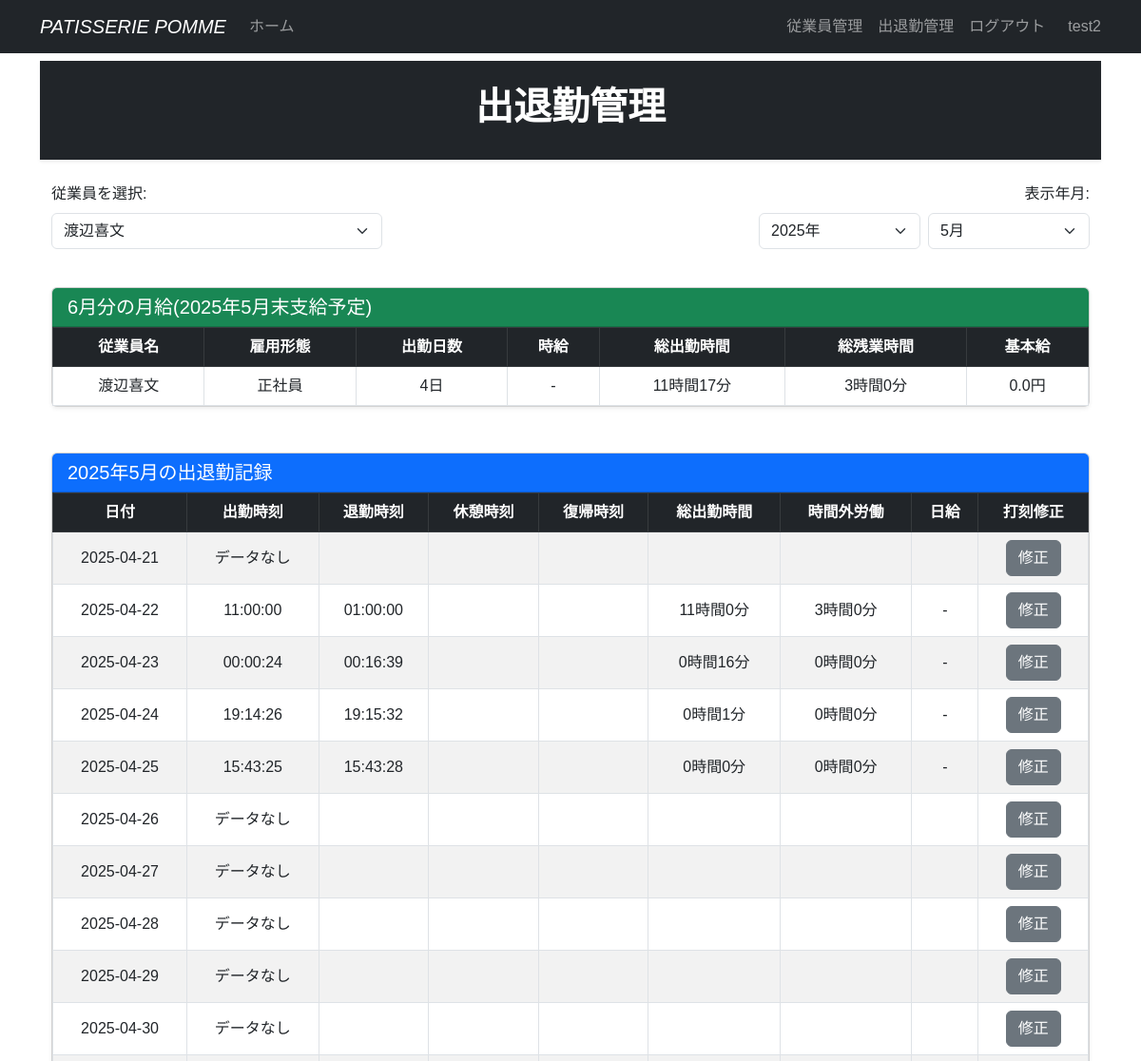
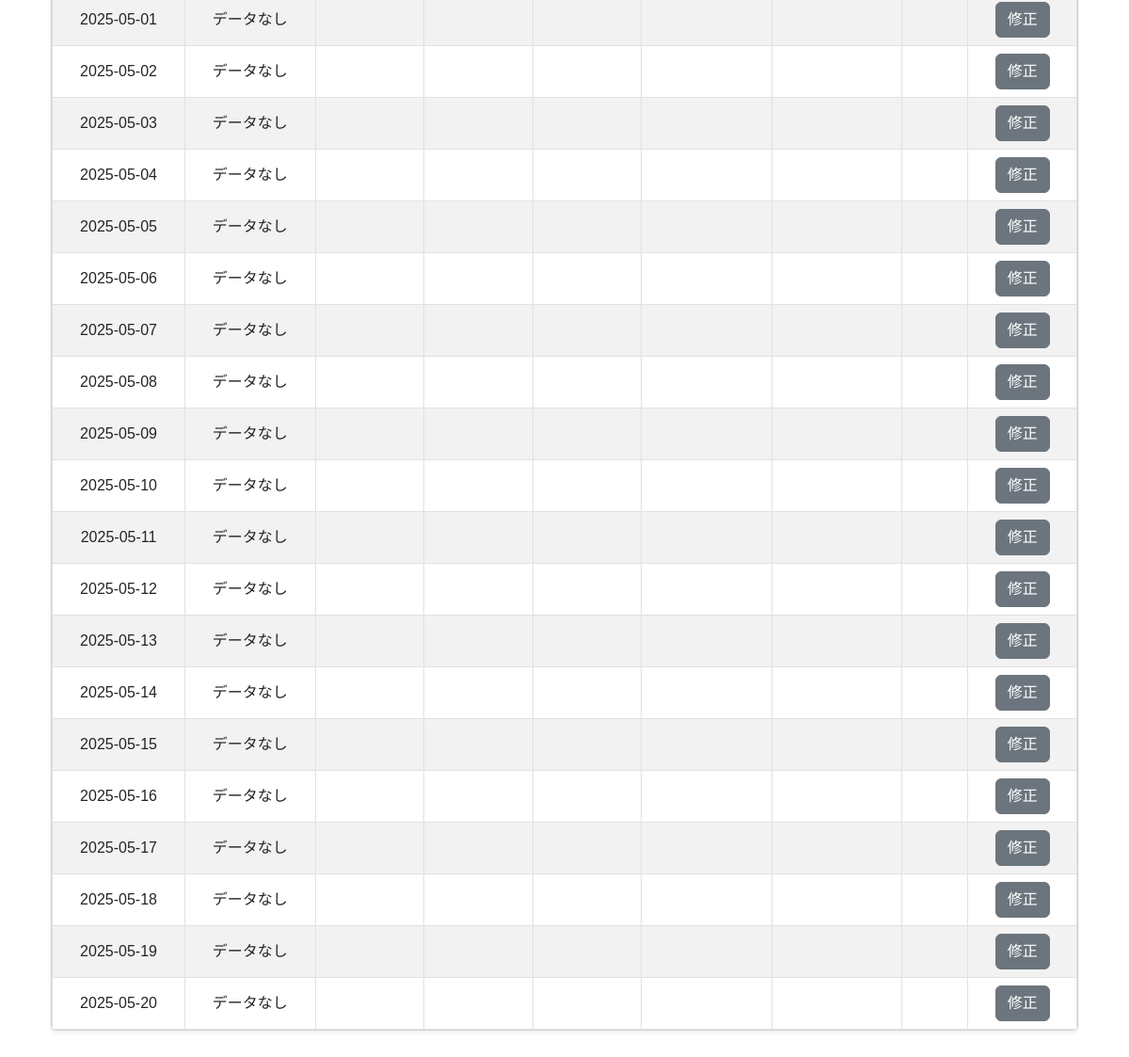
The page /work_timepage (signed in) on the database its author committed (2 pictures, top to bottom).
### time_project/models.py (models this page shows, shortened)
class User(db.Model, UserMixin):
    __tablename__ = 'users'
    id = db.Column(db.Integer, primary_key=True)
    username = db.Column(db.String(64))
    users_id = db.Column(db.String(64),unique=True, nullable=False)
    employment_type = db.Column(db.String(10), nullable=False,default='parttime')
    hourly_wage = db.Column(db.Integer,nullable=True)
    fixed_wage = db.Column(db.Integer,nullable=True)
    password_hash = db.Column(db.String(128))
    administrator = db.Column(db.String(1))
    Timepage_records = db.relationship('Timepage',backref ='user',lazy='dynamic',cascade='all, delete-orphan')
    @property
    def password(self):
        raise ArithmeticError('password is not a readable attribute')
    @property
    def employment_display(self):
        if self.employment_type == "fulltime":
            return "正社員"
        elif self.employment_type == "parttime":
            return "アルバイト・パート"
        else:
            return "未設定"

class Timepage(db.Model):
    __tablename__ = 'timepages'
    id = db.Column(db.Integer, primary_key=True)
    user_id = db.Column(db.Integer, db.ForeignKey('users.id'), nullable=False)
    date = db.Column(db.Date,nullable=False)
    check_in= db.Column(db.Time,nullable=True)
    check_out = db.Column(db.Time,nullable=True)
    rest_in = db.Column(db.Time,nullable=True)
    rest_out = db.Column(db.Time,nullable=True)
    correct = db.Column(db.Boolean, default=False)
    status = db.Column(db.String(20), default="none")

### time_project/main/views.py (the view)
@main.route('/work_timepage')
@login_required
def work_timepage():
    def get_salary_period(year, month):
        if month == 1:
            start = date(year - 1, 12, 21)
            end = date(year, 1, 20)
        else:
            start = date(year, month - 1, 21)
            end = date(year, month, 20)
        return start, end
    users = User.query.all()
    today = datetime.today().date()
    if today.day >= 21:
        if today.month == 12:
            default_year = today.year + 1
            default_month = 1
        else:
            default_year = today.year
            default_month = today.month + 1
    else:
        default_year = today.year
        default_month = today.month
    select_user_id = request.args.get('user_id', type=int, default=1)
    select_user = User.query.get_or_404(select_user_id)
    select_username = request.args.get('username')
    select_year = request.args.get('year', default_year, type=int)
    select_month = request.args.get('month', default_month, type=int)
    if select_month == 12:
        next_month = 1
    else:
        next_month = select_month + 1
    period_start, period_end = get_salary_period(select_year, select_month)
    days_in_period = (period_end - period_start).days + 1
    daily_records = {}
    summary = {
        'working_days': 0,
        'total_minutes': 0,
        'overtime_minutes': 0,
        'dayly_salary': 0,
        'basic_salary': 0,
        'employment_type': select_user.employment_type,
        'hourly_wage': select_user.hourly_wage,
        'fixed_wage': select_user.fixed_wage,
    }
    records_raw = Timepage.query.filter(
        Timepage.user_id == select_user_id,
        Timepage.date >= period_start,
        Timepage.date <= period_end
    ).all()
    for r in records_raw:
        check_in = r.check_in
        check_out = r.check_out
        rest_in = r.rest_in
        rest_out = r.rest_out
        regular_minutes = 0
        overtime_minutes = 0
        if check_in and check_out:
            in_minutes = check_in.hour * 60 + check_in.minute
            out_minutes = check_out.hour * 60 + check_out.minute
            if out_minutes < in_minutes:
                out_minutes += 24 * 60
            work_minutes = out_minutes - in_minutes
            rest_minutes = 0
            if rest_in and rest_out:
                rest_in_minutes = rest_in.hour * 60 + rest_in.minute
                rest_out_minutes = rest_out.hour * 60 + rest_out.minute
                if rest_out_minutes < rest_in_minutes:
                    rest_out_minutes += 24 * 60
                rest_minutes = rest_out_minutes - rest_in_minutes
            net_minutes = work_minutes - rest_minutes
            normal_limit_minutes = 22 * 60
            if out_minutes < normal_limit_minutes:
                regular_minutes = net_minutes
                overtime_minutes = 0
            else:
                regular_minutes = max(normal_limit_minutes - in_minutes - rest_minutes, 0)
                overtime_minutes = max(out_minutes - normal_limit_minutes, 0)
            total_work_minutes = regular_minutes + (overtime_minutes *1.5)
            if summary['employment_type'] == "parttime":
                adjusted_minutes = (total_work_minutes // 15) * 15
                daily_salary = (adjusted_minutes / 60) * summary['hourly_wage']
                summary['basic_salary'] += daily_salary
            elif summary['employment_type'] == "fulltime":
                daily_salary = 0
            daily_records[r.date] = {
                'record': r,
                'regular_minutes': regular_minutes,
                'overtime_minutes': overtime_minutes,
                'daily_salary': daily_salary
            }
            summary['working_days'] += 1
            summary['total_minutes'] += regular_minutes
            summary['overtime_minutes'] += overtime_minutes
    return render_template('work_timepage.html',
                           users = users,
                           select_username = select_username,
                           select_user = select_user,
                           select_year = select_year,
                           select_month = select_month,
                           next_month = next_month,
                           period_start=period_start,
                           period_end=period_end,
                           days_in_period = days_in_period,
                           current_year = today.year,
                           daily_records = daily_records,
                           summary = summary,
                           timedelta=timedelta)

### time_project/__init__.py (called while the page is built)
@event.listens_for(Engine,"connect")
def set_sqlite_pragma(dbapi_connection, connection_record):
    cursor = dbapi_connection.cursor()
    cursor.execute("PRAGMA foreign_keys=ON")
    cursor.close()

### time_project/models.py (called while the page is built)
@login_manager.user_loader
def load_user(user_id):
    return User.query.get(user_id)

### time_project/templates/work_timepage.html (shortened to what this page needs)
{% extends "base.html" %}
{% block content %}
  <header class="bg-dark py-4 mb-4 shadow-sm text-white">
    <div class="container text-center">
        <h1 class="fw-bold">出退勤管理</h1>
    </div>
</header>
  <div class="container mb-4">
    <div class="row justify-content-between">
      <div class="col-md-4 mb-3">
        <label class="form-label">従業員を選択:</label>
        <select id = "user-select" name ="user_id " class="form-select" onchange="this.form.submit()">
          {% for user in users%}
          <option value="{{user.id}}"{% if user.id == select_user.id %}selected{% endif %}>{{ user.username }}</option>
          {% endfor %}
        </select>
      </div>
      <div class="col-md-4 mb-3 text-end">
        <label class="form-label">表示年月:</label>
        <div class="d-flex justify-content-end">
          <select id="year-select" class="form-select me-2 w-50">
            {% for y in range(current_year - 1, current_year + 6) %}
              <option value="{{ y }}" {% if y == select_year %}selected{% endif %}>{{ y }}年</option>
            {% endfor %}
          </select>
          <select  id="month-select" class="form-select w-50">
            {% for m in range(1, 13) %}
              <option value="{{ m }}" {% if m == select_month %}selected{% endif %}>{{ m }}月</option>
            {% endfor %}
          </select>
        </div>
      </div>
    </div>
  </div>
  <div class="container mb-5">
    <div class="card shadow-sm">
      <div class="card-header bg-success text-white">
        <h5 class="mb-0">{{ next_month  }}月分の月給({{ select_year}}年{{ select_month }}月末支給予定)</h5>
      </div>
      <div class="table-responsive">
        <table class="table table-bordered text-center align-middle mb-0">
          <thead class="table-dark">
            <tr>
              <th>従業員名</th>
              <th>雇用形態</th>
              <th>出勤日数</th>
              <th>時給</th>
              <th>総出勤時間</th>
              <th>総残業時間</th>
              <th>基本給</th>
            </tr>
          </thead>
          <tbody>
             <tr>
                <td>{{ select_user.username }}</td>
                <td>{{ select_user.employment_display}}</td>
                <td>{{ summary.working_days }}日</td>
                <td>
                  {% if select_user.employment_type == "parttime" %}
                    {{ summary.hourly_wage }}円
                  {% else %}
                    -
                  {% endif %}
                </td>
                <td>{{ summary.total_minutes // 60 }}時間{{ summary.total_minutes % 60 }}分</td>
                <td>{{ summary.overtime_minutes // 60 }}時間{{ summary.overtime_minutes % 60 }}分</td>
                <td>{{ "{:,}".format(summary.basic_salary | round(0, 'floor')) }}円</td>
             </tr>
          </tbody>
        </table>
      </div>
    </div>
  </div>
  <div class="container mb-5">
    <div class="card shadow-sm">
      <div class="card-header bg-primary text-white">
        <h5 class="mb-0">{{ select_year }}年{{ select_month }}月の出退勤記録</h5>
      </div>
      <div class="table-responsive">
        <table class="table table-striped table-bordered text-center align-middle mb-0">
          <thead class="table-dark">
            <tr>
              <th>日付</th>
              <th>出勤時刻</th>
              <th>退勤時刻</th>
              <th>休憩時刻</th>
              <th>復帰時刻</th>
              <th>総出勤時間</th>
              <th>時間外労働</th>
              <th>日給</th>
              <th>打刻修正</th>
            </tr>
          </thead>
          <tbody>
            {% for i in range(days_in_period) %}
            {% set current_date = period_start + timedelta(days=i) %}
            {% set data = daily_records.get(current_date) %}
              <tr>
                <td>{{ current_date.strftime('%Y-%m-%d') }}</td>
                {% if data %}
                  <td>{{ data.record.check_in or '' }}</td>
                  <td>{{ data.record.check_out or '' }}</td>
                  <td>{{ data.record.rest_in or '' }}</td>
                  <td>{{ data.record.rest_out or '' }}</td>
                  <td>{{ data.regular_minutes // 60 }}時間{{ data.regular_minutes % 60 }}分</td>
                  <td>{{ data.overtime_minutes // 60 }}時間{{ data.overtime_minutes % 60 }}分</td>
                  <td>{% if select_user.employment_type == 'parttime' %}
                           {{ "{:,}".format(data.daily_salary|round(0, 'floor')) }}円
                       {% else %}
                            -
                       {% endif %}</td>
                {% else %}
                <td>データなし</td>
                <td></td><td></td><td></td><td></td><td></td><td></td>
                {% endif %}
                <td>
                  <a href="{{ url_for('main.time_correct',  user_id=select_user.id, year=current_date.year, month=current_date.month, day=current_date.day) }}" class="btn btn-secondary">修正</a>
                </td>
              </tr>
            {% endfor %}
          </tbody>
        </table>
      </div>
    </div>
  </div>
{% endblock %}

### time_project/templates/base.html (shortened to what this page needs)
<!DOCTYPE html>
<html lang="ja">
<head>
    <link href="https://cdn.jsdelivr.net/npm/bootstrap@5.3.0/dist/css/bootstrap.min.css" rel="stylesheet">
</head>
<body>
    <nav class="navbar navbar-expand-lg navbar-dark bg-dark fixed-top">
        <div class="container">
            <a class="navbar-brand fst-italic" href="{{url_for('main.index')}}">PATISSERIE POMME</a>
            <div class="collapse navbar-collapse" id="navbarNav">
                <ul class="navbar-nav me-auto">
                    <li class="nav-item">
                        <a class="nav-link" href="{{url_for('main.index')}}">ホーム</a>
                    </li>
                </ul>
                <ul class="navbar-nav">
                    {% if current_user.is_authenticated%}
                        <li class="nav-item">
                            <a class="nav-link" href="{{url_for('main.user_maintenance')}}">従業員管理</a>
                        </li>
                        <li class="nav-item">
                            <a class="nav-link" href="{{url_for('main.work_timepage')}}">出退勤管理</a>
                        </li>
                        <li class="nav-item">
                            <a class="nav-link" href="{{url_for('main.logout')}}">ログアウト</a>
                        </li>
                        <span class="navbar-text ms-3">
                            {{ current_user.username | truncate(10)}}
                        </span>
                    {% else %}
                        <li class="nav-item">
                            <a class="nav-link" href="{{url_for('main.login')}}">ログイン</a>
                        </li>
                    {% endif%}
                </ul>
            </div>
        </div>
    </nav>
         {% from "_formhelpers.html" import render_field %}
        <div class="container" style="padding-top: 4rem; padding-bottom: 4rem;">
          {% block content %}
          {% endblock %}
    </div>
</body>
</html>

### time_project/templates/base.html (style rules this page uses)
body { font-family: 'Noto Sans JP', sans-serif; }

### rows shown on the page
User: username "test2"
User: username "渡辺喜文", employment_display "正社員"
Timepage: record "11:00:00", record "01:00:00"
Timepage: record "00:00:24", record "00:16:39"
Timepage: strftime "2025-04-24", record "19:14:26", record "19:15:32", correct "0", data.regular_minutes%60 "1", data.overtime_minutes%60 "0"
Timepage: strftime "2025-04-25", record "15:43:25", record "15:43:28", correct "0", data.regular_minutes%60 "0", data.overtime_minutes%60 "0"

### other values the page prints
{{ select_year }} "2025"
{{ select_month }} "5"
{{ summary.working_days }} "4"
{{ summary.total_minutes // 60 }} "11"
{{ summary.total_minutes % 60 }} "17"
{{ summary.overtime_minutes // 60 }} "3"
{{ summary.overtime_minutes % 60 }} "0"
{{ "{:,}".format(summary.basic_salary | round(0, 'floor')) }} "0.0"
{{ current_date.strftime('%Y-%m-%d') }} "2025-04-21" "2025-04-22" "2025-04-23" "2025-04-26" "2025-04-27" "2025-04-28" "2025-04-29" "2025-04-30" "2025-05-01" "2025-05-02" "2025-05-03" "2025-05-04" "2025-05-05" "2025-05-06" "2025-05-07" "2025-05-08" "2025-05-09" "2025-05-10" "2025-05-11" "2025-05-12" "2025-05-13" "2025-05-14" "2025-05-15" "2025-05-16" "2025-05-17" "2025-05-18" "2025-05-19" "2025-05-20"
{{ data.regular_minutes // 60 }} "11" "0"
{{ data.regular_minutes % 60 }} "0" "16"
{{ data.overtime_minutes // 60 }} "3" "0"
{{ data.overtime_minutes % 60 }} "0" "0"
form field value "渡辺喜文"
form field value "2025年"
